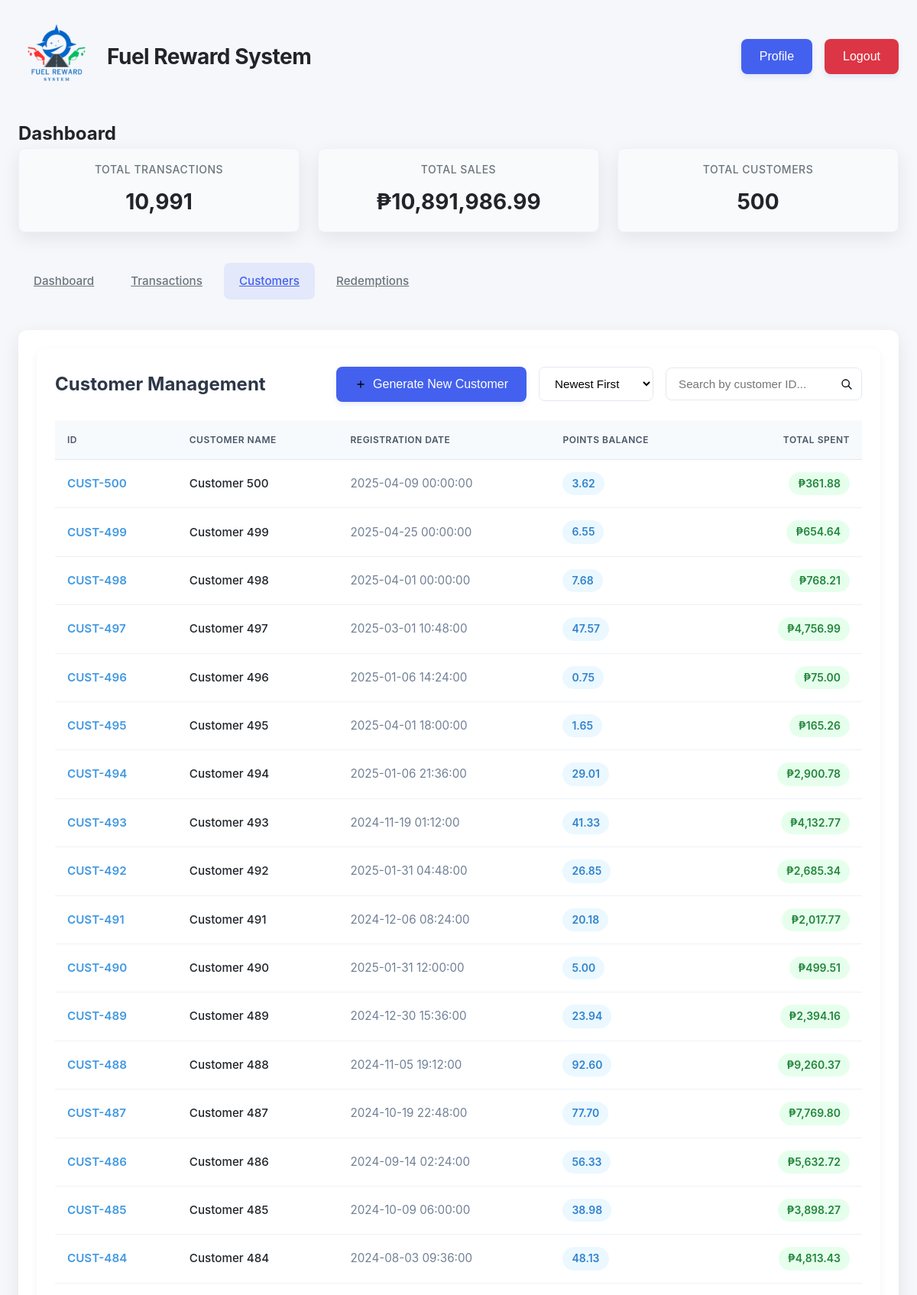
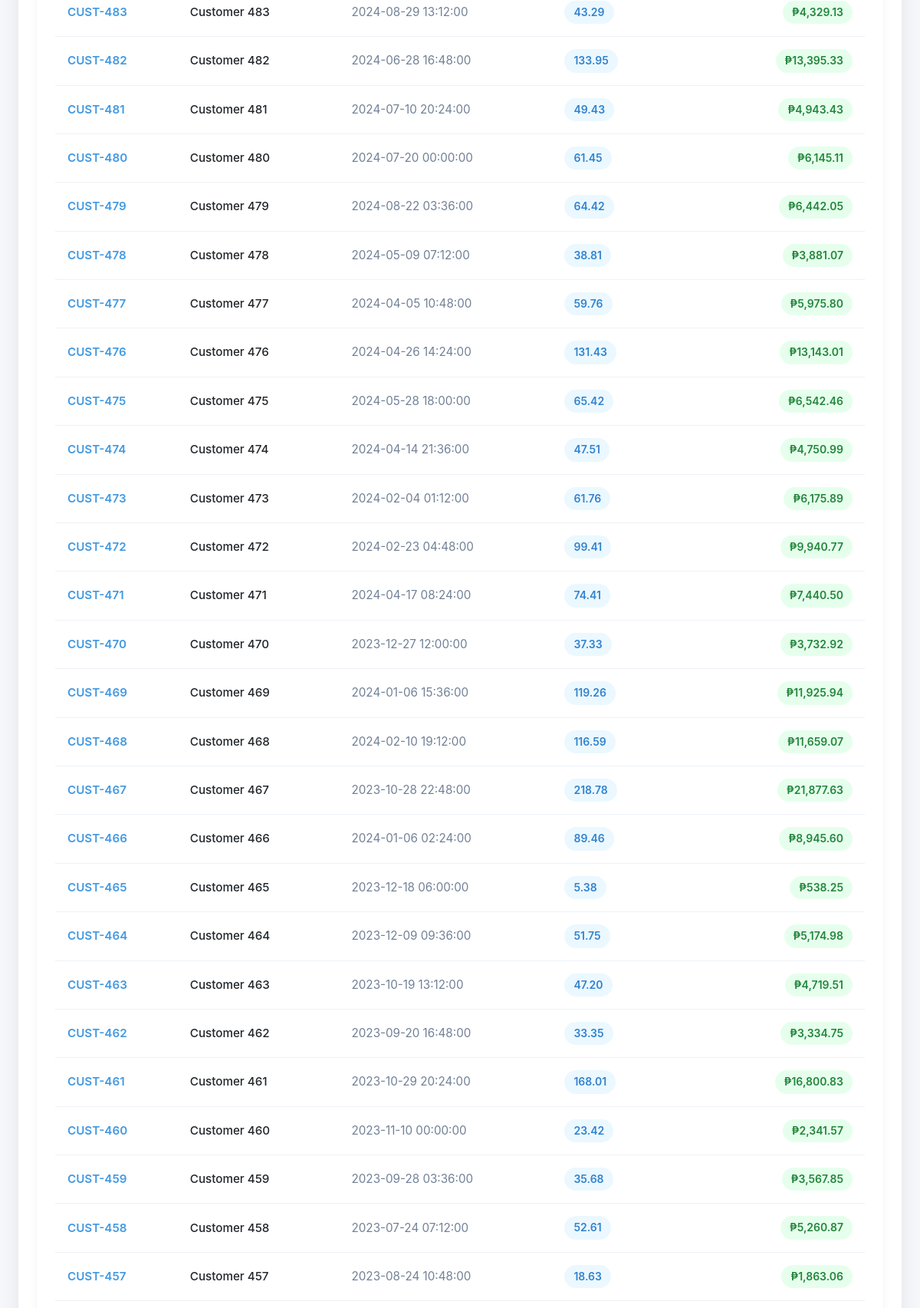
Page /customers (signed in, upper part) on the committed database (2 pictures, top to bottom).
### tables this page shows
CREATE TABLE customers
                 (id INTEGER PRIMARY KEY AUTOINCREMENT,
                  name TEXT,
                  registration_date TEXT,
                  total_points REAL DEFAULT 0);

### app.py (the view)
    def decorated_function(*args, **kwargs):
        if 'logged_in' not in session:
            flash('Please log in to access this page', 'error')
            return redirect(url_for('login'))
        return f(*args, **kwargs)

### app.py (called while the page is built)
def login_required(f):
    def decorated_function(*args, **kwargs):
        if 'logged_in' not in session:
            flash('Please log in to access this page', 'error')
            return redirect(url_for('login'))
        return f(*args, **kwargs)
    decorated_function.__name__ = f.__name__
    return decorated_function

@app.context_processor
def inject_stats():
    stats = {
        'total_transactions': 0,
        'total_sales': 0,
        'total_customers': 0,
        'ADMIN_CREDENTIALS': ADMIN_CREDENTIALS
    }
    try:
        conn = sqlite3.connect('database.db')
        c = conn.cursor()
        c.execute("SELECT COUNT(*) FROM transactions")
        stats['total_transactions'] = "{:,}".format(c.fetchone()[0] or 0)
        c.execute("SELECT SUM(amount) FROM transactions")
        total_sales = c.fetchone()[0] or 0
        stats['total_sales'] = "{:,.2f}".format(total_sales)
        c.execute("SELECT COUNT(*) FROM customers")
        stats['total_customers'] = "{:,}".format(c.fetchone()[0] or 0)
    except:
        pass
    finally:
        conn.close()
    return stats

### templates/customer.html (shortened to what this page needs)
{% extends "admin.html" %} {% block content %}
<div class="customer-management">
  <div class="customer-header">
    <h3>Customer Management</h3>
    <div class="header-actions">
      <form method="post" action="/customers" class="generate-form">
        <button type="submit" class="btn btn-primary">
          <i class="icon-plus"></i> Generate New Customer
        </button>
      </form>
      <div class="sort-search-container">
        <form method="get" action="/customers" class="sort-form">
          <select name="sort" class="sort-select" onchange="this.form.submit()">
            <option value="id_desc" {% if request.args.get('sort')=='id_desc' %}selected{% endif %}>Newest First</option>
          </select>
        </form>
        <form method="get" action="/customers" class="search-form">
          <div class="search-container">
            <input
              type="text"
              id="customer-search"
              name="search"
              class="search-input"
              placeholder="Search by customer ID..."
              autocomplete="off"
              value="{{ request.args.get('search', '') }}"
            />
            <button type="submit" class="search-btn">
              <i class="icon-search"></i>
            </button>
          </div>
        </form>
      </div>
    </div>
  </div>
  <div class="customer-table-container">
    <table class="modern-table">
      <thead>
        <tr>
          <th>ID</th>
          <th>Customer Name</th>
          <th>Registration Date</th>
          <th>Points Balance</th>
          <th>Total Spent</th>
        </tr>
      </thead>
      <tbody>
        {% for customer in customers %}
        <tr>
          <td class="customer-id">CUST-{{ customer[0] }}</td>
          <td class="customer-name">{{ customer[1] }}</td>
          <td class="registration-date">{{ customer[2] }}</td>
          <td class="points-balance">
            <span class="points-badge"
              >{{ "{:,.2f}".format(customer[3]) }}</span
            >
          </td>
          <td class="amount-spent">
            <span class="amount-badge"
              >₱{{ "{:,.2f}".format(customer[4]) }}</span
            >
          </td>
        </tr>
        {% endfor %}
      </tbody>
    </table>
  </div>
</div>
{% endblock %}

### templates/admin.html (shortened to what this page needs)
<!DOCTYPE html>
<html>
  <head>
    <link rel="stylesheet" href="/static/css/style.css" />
  </head>
  <body>
    <div class="dashboard-container">
      <div class="dashboard-header">
        <div class="logo-title">
          <img
            src="{{ url_for('static', filename='images/FRS_LOGO.png') }}"
            alt="Logo"
            class="logo"
          />
          <h1>Fuel Reward System</h1>
        </div>
        <div class="profile-section">
          <button id="profile-btn" class="btn">Profile</button>
          <button id="logout-btn" class="btn btn-logout">Logout</button>
        </div>
      </div>
      <h2>{% block page_title %}Dashboard{% endblock %}</h2>
      <div class="stats-container">
        <div class="stat-card">
          <h3>Total Transactions</h3>
          <p>{{ total_transactions }}</p>
        </div>
        <div class="stat-card">
          <h3>Total Sales</h3>
          <p>₱{{ total_sales }}</p>
        </div>
        <div class="stat-card">
          <h3>Total Customers</h3>
          <p>{{ total_customers }}</p>
        </div>
      </div>
      <div class="nav-tabs">
        <a
          href="/dashboard"
          class="nav-tab {% if request.path == '/dashboard' %}active{% endif %}"
          >Dashboard</a
        >
        <a
          href="/transactions"
          class="nav-tab {% if request.path == '/transactions' %}active{% endif %}"
          >Transactions</a
        >
        <a
          href="/customers"
          class="nav-tab {% if request.path == '/customers' %}active{% endif %}"
          >Customers</a
        >
        <a
          href="/redeem"
          class="nav-tab {% if request.path == '/redeem' %}active{% endif %}"
          >Redemptions</a
        >
      </div>
      <div class="table-container">
        {% block content %}{% endblock %}
      </div>
    </div>
  </body>
</html>

### static/css/style.css (style rules this page uses)
:root { --primary: #4361ee; --primary-dark: #3a56d4; --secondary: #3f37c9; --accent: #4895ef; --danger: #f72585; --success: #4cc9f0; --warning: #f8961e; --light: #f8f9fa; --dark: #212529; --gray: #6c757d; --border-radius: 12px; --box-shadow: 0 8px 24px rgba(0, 0, 0, 0.08); --transition: all 0.3s cubic-bezier(0.25, 0.8, 0.25, 1); }
* { margin: 0; padding: 0; box-sizing: border-box; }
body { font-family: "Inter", -apple-system, BlinkMacSystemFont, sans-serif; line-height: 1.6; color: var(--dark); background-color: #f5f7fa; -webkit-font-smoothing: antialiased; }
.btn { display: inline-flex; align-items: center; justify-content: center; gap: 0.5rem; padding: 0.875rem 1.5rem; background-color: var(--primary); color: white; border: none; border-radius: 8px; font-size: 1rem; font-weight: 500; cursor: pointer; transition: var(--transition); box-shadow: 0 4px 6px rgba(67, 97, 238, 0.1); }
.btn-logout { background-color: #dc3545; }
.dashboard-container { max-width: 1400px; margin: 0 auto; padding: 1.5rem; }
.dashboard-header { display: flex; justify-content: space-between; align-items: center; margin-bottom: 2rem; position: relative; }
.dashboard-header h1 { font-size: 1.75rem; font-weight: 700; color: var(--dark); letter-spacing: -0.5px; }
.profile-section { display: flex; align-items: center; gap: 1rem; position: relative; }
.stats-container { display: grid; grid-template-columns: repeat(auto-fit, minmax(240px, 1fr)); gap: 1.5rem; margin-bottom: 2.5rem; }
.stat-card { background: white; padding: 1.5rem; border-radius: var(--border-radius); box-shadow: var(--box-shadow); transition: var(--transition); }
.stat-card h3 { margin-bottom: 0.5rem; font-size: 0.875rem; font-weight: 500; color: var(--gray); text-transform: uppercase; letter-spacing: 0.5px; }
.stat-card p { font-size: 1.75rem; font-weight: 700; color: var(--dark); }
.nav-tabs { display: flex; gap: 0.5rem; margin-bottom: 2rem; padding-bottom: 0.5rem; overflow-x: auto; scrollbar-width: none; }
.nav-tab { padding: 0.75rem 1.25rem; background: none; border: none; cursor: pointer; font-size: 0.95rem; font-weight: 500; color: var(--gray); border-radius: 8px; white-space: nowrap; transition: var(--transition); }
.nav-tab.active { color: var(--primary); background-color: rgba(67, 97, 238, 0.1); }
.table-container { background: white; padding: 1.5rem; border-radius: var(--border-radius); box-shadow: var(--box-shadow); overflow-x: auto; }
.modern-table { width: 100%; border-collapse: separate; border-spacing: 0; min-width: 800px; }
.modern-table th { position: sticky; top: 0; background-color: white; z-index: 10; font-weight: 600; color: var(--dark); text-transform: uppercase; font-size: 0.75rem; letter-spacing: 0.5px; padding: 1rem 1.25rem; border-bottom: 1px solid #e2e8f0; }
.modern-table td { padding: 1rem 1.25rem; border-bottom: 1px solid #f1f5f9; font-size: 0.95rem; }
.customer-id { font-weight: 600; color: #4299e1; }
.customer-name { font-weight: 500; }
.registration-date { color: #718096; font-size: 0.9rem; }
.points-badge { display: inline-block; padding: 0.25rem 0.75rem; background-color: #ebf8ff; color: #3182ce; border-radius: 9999px; font-weight: 600; font-size: 0.875rem; }
.logo-title { display: flex; align-items: center; gap: 1rem; }
.logo { height: 100px; width: auto; }
.amount-spent { text-align: right; }
.amount-badge { display: inline-block; padding: 0.25rem 0.75rem; background-color: #e6ffed; color: #22863a; border-radius: 9999px; font-weight: 600; font-size: 0.875rem; }
.modern-table th:nth-child(5) { text-align: right; }

### rows in the picture
customers: id "500", name "Customer 500", registration_date "2025-04-09 00:00:00", total_points "3.62", customer "361.88"
customers: id "499", name "Customer 499", registration_date "2025-04-25 00:00:00", total_points "6.55", customer "654.64"
customers: id "498", name "Customer 498", registration_date "2025-04-01 00:00:00", total_points "7.68", customer "768.21"
customers: id "497", name "Customer 497", registration_date "2025-03-01 10:48:00", total_points "47.57", customer "4,756.99"
customers: id "496", name "Customer 496", registration_date "2025-01-06 14:24:00", total_points "0.75", customer "75.00"
customers: id "495", name "Customer 495", registration_date "2025-04-01 18:00:00", total_points "1.65", customer "165.26"
customers: id "494", name "Customer 494", registration_date "2025-01-06 21:36:00", total_points "29.01", customer "2,900.78"
customers: id "493", name "Customer 493", registration_date "2024-11-19 01:12:00", total_points "41.33", customer "4,132.77"
customers: id "492", name "Customer 492", registration_date "2025-01-31 04:48:00", total_points "26.85", customer "2,685.34"
customers: id "491", name "Customer 491", registration_date "2024-12-06 08:24:00", total_points "20.18", customer "2,017.77"
customers: id "490", name "Customer 490", registration_date "2025-01-31 12:00:00", total_points "5.00", customer "499.51"
customers: id "489", name "Customer 489", registration_date "2024-12-30 15:36:00", total_points "23.94", customer "2,394.16"
customers: id "488", name "Customer 488", registration_date "2024-11-05 19:12:00", total_points "92.60", customer "9,260.37"
customers: id "487", name "Customer 487", registration_date "2024-10-19 22:48:00", total_points "77.70", customer "7,769.80"
customers: id "486", name "Customer 486", registration_date "2024-09-14 02:24:00", total_points "56.33", customer "5,632.72"
customers: id "485", name "Customer 485", registration_date "2024-10-09 06:00:00", total_points "38.98", customer "3,898.27"
customers: id "484", name "Customer 484", registration_date "2024-08-03 09:36:00", total_points "48.13", customer "4,813.43"
customers: id "483", name "Customer 483", registration_date "2024-08-29 13:12:00", total_points "43.29", customer "4,329.13"
customers: id "482", name "Customer 482", registration_date "2024-06-28 16:48:00", total_points "133.95", customer "13,395.33"
customers: id "481", name "Customer 481", registration_date "2024-07-10 20:24:00", total_points "49.43", customer "4,943.43"
customers: id "480", name "Customer 480", registration_date "2024-07-20 00:00:00", total_points "61.45", customer "6,145.11"
customers: id "479", name "Customer 479", registration_date "2024-08-22 03:36:00", total_points "64.42", customer "6,442.05"
customers: id "478", name "Customer 478", registration_date "2024-05-09 07:12:00", total_points "38.81", customer "3,881.07"
customers: id "477", name "Customer 477", registration_date "2024-04-05 10:48:00", total_points "59.76", customer "5,975.80"
customers: id "476", name "Customer 476", registration_date "2024-04-26 14:24:00", total_points "131.43", customer "13,143.01"
customers: id "475", name "Customer 475", registration_date "2024-05-28 18:00:00", total_points "65.42", customer "6,542.46"
customers: id "474", name "Customer 474", registration_date "2024-04-14 21:36:00", total_points "47.51", customer "4,750.99"
customers: id "473", name "Customer 473", registration_date "2024-02-04 01:12:00", total_points "61.76", customer "6,175.89"
customers: id "472", name "Customer 472", registration_date "2024-02-23 04:48:00", total_points "99.41", customer "9,940.77"
customers: id "471", name "Customer 471", registration_date "2024-04-17 08:24:00", total_points "74.41", customer "7,440.50"
customers: id "470", name "Customer 470", registration_date "2023-12-27 12:00:00", total_points "37.33", customer "3,732.92"
customers: id "469", name "Customer 469", registration_date "2024-01-06 15:36:00", total_points "119.26", customer "11,925.94"
customers: id "468", name "Customer 468", registration_date "2024-02-10 19:12:00", total_points "116.59", customer "11,659.07"
customers: id "467", name "Customer 467", registration_date "2023-10-28 22:48:00", total_points "218.78", customer "21,877.63"
customers: id "466", name "Customer 466", registration_date "2024-01-06 02:24:00", total_points "89.46", customer "8,945.60"
customers: id "465", name "Customer 465", registration_date "2023-12-18 06:00:00", total_points "5.38", customer "538.25"
customers: id "464", name "Customer 464", registration_date "2023-12-09 09:36:00", total_points "51.75", customer "5,174.98"
customers: id "463", name "Customer 463", registration_date "2023-10-19 13:12:00", total_points "47.20", customer "4,719.51"
customers: id "462", name "Customer 462", registration_date "2023-09-20 16:48:00", total_points "33.35", customer "3,334.75"
customers: id "461", name "Customer 461", registration_date "2023-10-29 20:24:00", total_points "168.01", customer "16,800.83"
customers: id "460", name "Customer 460", registration_date "2023-11-10 00:00:00", total_points "23.42", customer "2,341.57"
customers: id "459", name "Customer 459", registration_date "2023-09-28 03:36:00", total_points "35.68", customer "3,567.85"
customers: id "458", name "Customer 458", registration_date "2023-07-24 07:12:00", total_points "52.61", customer "5,260.87"
customers: id "457", name "Customer 457", registration_date "2023-08-24 10:48:00", total_points "18.63", customer "1,863.06"

### other values in the picture
{{ total_transactions }} "10,991"
{{ total_sales }} "10,891,986.99"
{{ total_customers }} "500"
